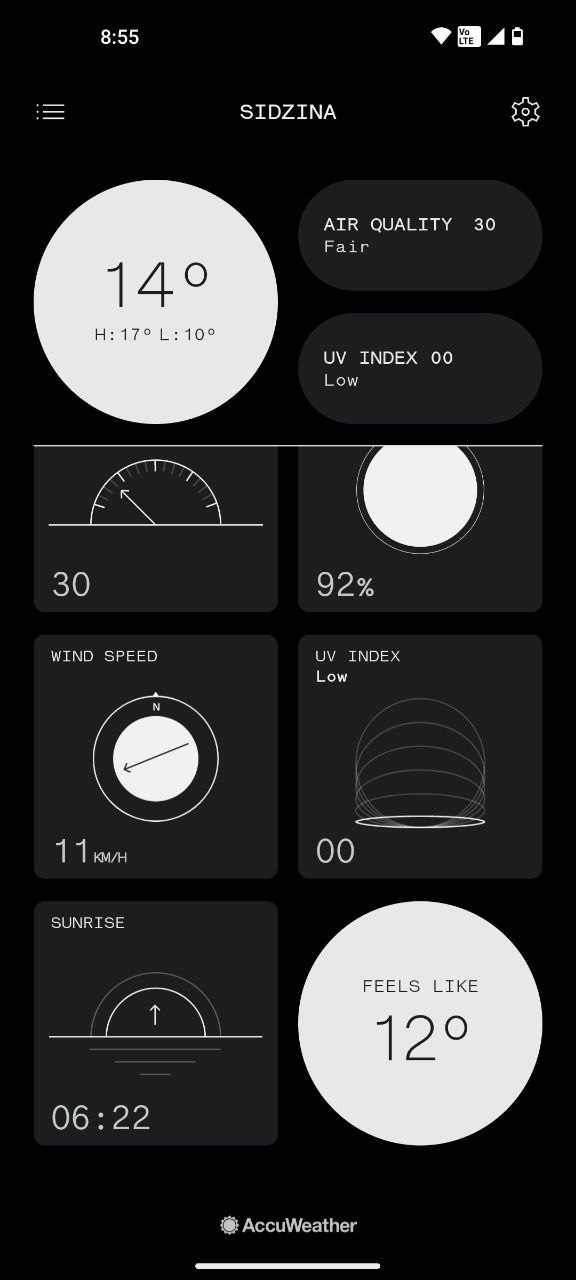
#> input picture resources/inspiration/surveillance/nothingos_ui2.jpg, 576 x 1280 px, given in place of trump.jpg, which was not available
$ python ig-filters.py
#> lines starting #> are read from the running program, lines starting #| are printed output that depends on the picture; after the words box and inside, x2 and y2 are one past the last pixel; in counts of white or black regions, pixels touching at a corner belong together; pictures that were not available may be replaced by others from this repository, and a replacement may not be noted
#> further down, image is the input picture: shape (1280, 576, 3); mean B, G, R 49.7, 49, 48.4
# Built-in imports
import sys
import argparse
import math

# Third-party imports
import numpy as np
# import cv2 as cv
import cv2
import matplotlib.pyplot as plt

# Darkest APi imports
winname = "OpenCV Window"
cv2.namedWindow(winname, cv2.WINDOW_NORMAL)

imagePath = "/home/ccpcpp/Dropbox/code/darkest/resources/images/trump.jpg"


import matplotlib
matplotlib.rcParams['figure.figsize'] = (10.0, 10.0)
matplotlib.rcParams['image.cmap'] = 'gray'


def get_outline(image, blur=5, edge=9):
#> called with blur = 5, edge = 9
  imageblur = cv2.medianBlur(image, blur)
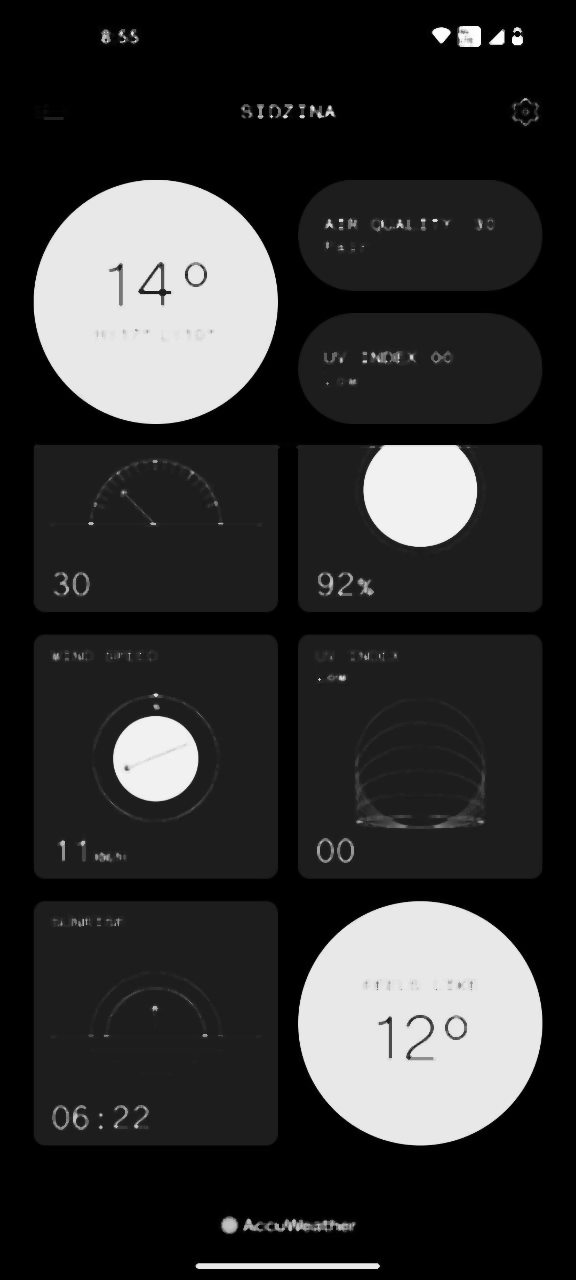
#> imageblur: shape (1280, 576); min 0, max 255, mean 47.6
  return cv2.adaptiveThreshold(imageblur, 255, cv2.ADAPTIVE_THRESH_MEAN_C, cv2.THRESH_BINARY, edge, blur)
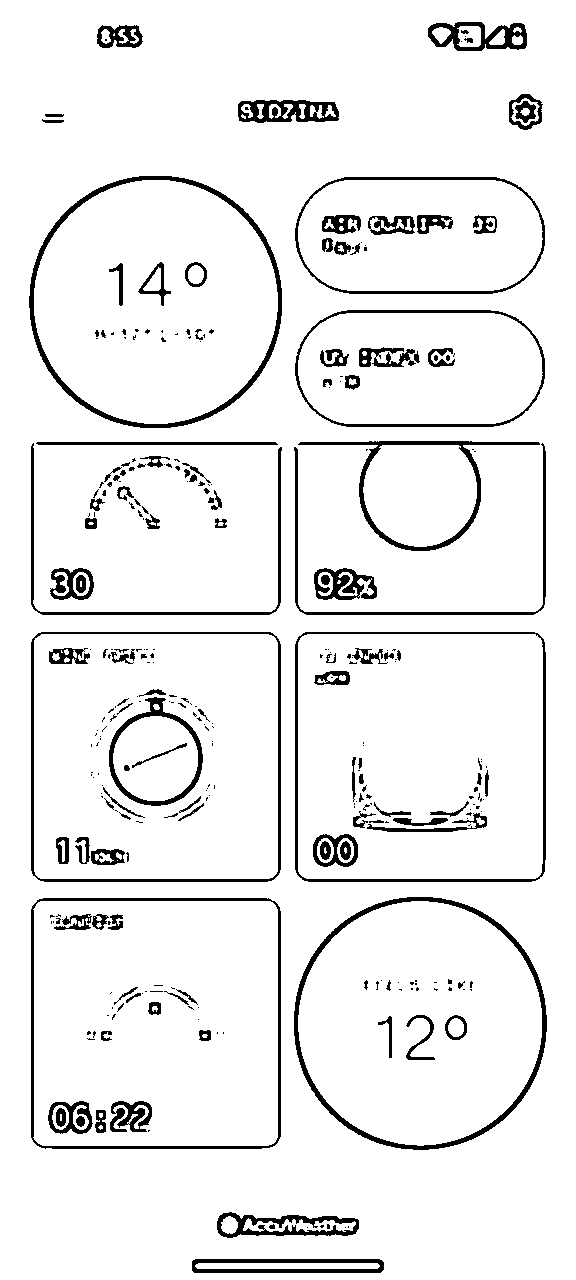
#> returned value: shape (1280, 576); 93.1% white; 320 black regions (188 under 20 px), largest, box (x1, y1, x2, y2) and area: (294, 897, 547, 1150) 3747, (29, 176, 282, 428) 3741, (31, 898, 281, 1149) 2829


def color_quantize(image, colors=8):
  """Colour quantization.
  """
#> called with colors = 8
  data = np.float32(image).reshape((-1, 3))
  print(data)
#> (printed output is left out)
  criteria = (cv2.TERM_CRITERIA_EPS + cv2.TERM_CRITERIA_MAX_ITER, 20, 0.001)
  ret, label, center = cv2.kmeans(data, colors, None, criteria, 10, cv2.KMEANS_RANDOM_CENTERS)
#> ret = 20008694.8; center = [[125.8, 124.9, 124], [46.34, 44.63, 43.57], [30.98, 29.07, 28.09], [19.17, 17.73, 16.88], [233.2, 233.8, 232.5], [78.13, 76.7, 75.68], [188.4, 187.5, 186.5], [0.192, 0.158, 0.131]]
  center = np.uint8(center)
#> center = [[125, 124, 123], [46, 44, 43], [30, 29, 28], [19, 17, 16], [233, 233, 232], [78, 76, 75], [188, 187, 186], [0, 0, 0]]
  result = center[label.flatten()]
  return result.reshape(image.shape)
#> returned value: shape (1280, 576, 3)


def cartoonify(image, arguments=0, blur=5, edge=9, alpha=0.5):
  ###
  ### YOUR CODE HERE
  ###
  # Outline
  imgrey = cv2.cvtColor(image, cv2.COLOR_BGR2GRAY)
  imoutline = get_outline(imgrey)
  # Colour quantization
  imgquantized = color_quantize(image)
  blurred = cv2.edgePreservingFilter(imgquantized, flags=1, sigma_s=60, sigma_r=0.4)
  cartoonImage = cv2.bitwise_and(blurred, blurred, mask=imoutline)
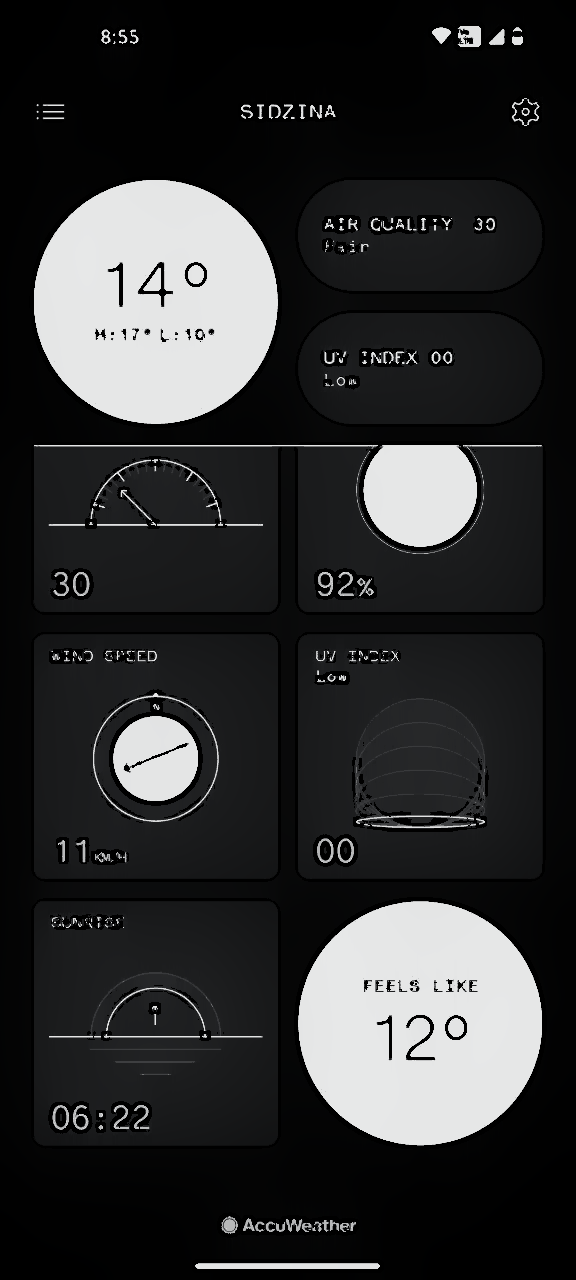
#> cartoonImage: shape (1280, 576, 3); mean B, G, R 47.9, 47.4, 46.8
  return cartoonImage


def pencilSketch(image, arguments=0, blur=5, edge=9, alpha=0.5):
  ###
  ### YOUR CODE HERE
  ###
  imgrey = cv2.cvtColor(image, cv2.COLOR_BGR2GRAY)
  imgreyquant = color_quantize(imgrey)
#> (printed output is left out)
  imageblur = cv2.medianBlur(imgreyquant, blur)
  imoutline, _ = cv2.pencilSketch(image, sigma_s=60, sigma_r=0.075, shade_factor=0.085)
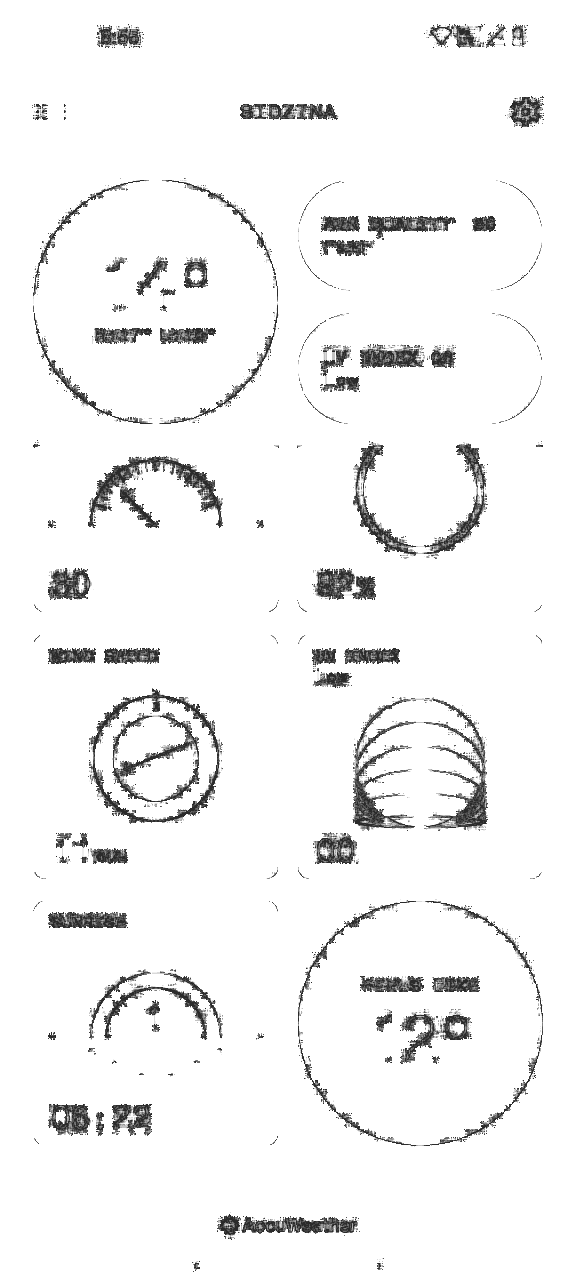
#> imoutline: shape (1280, 576); min 43, max 255, mean 243.1
  pencilSketchImage = cv2.addWeighted(imageblur, 1-alpha, imoutline, alpha, 0)
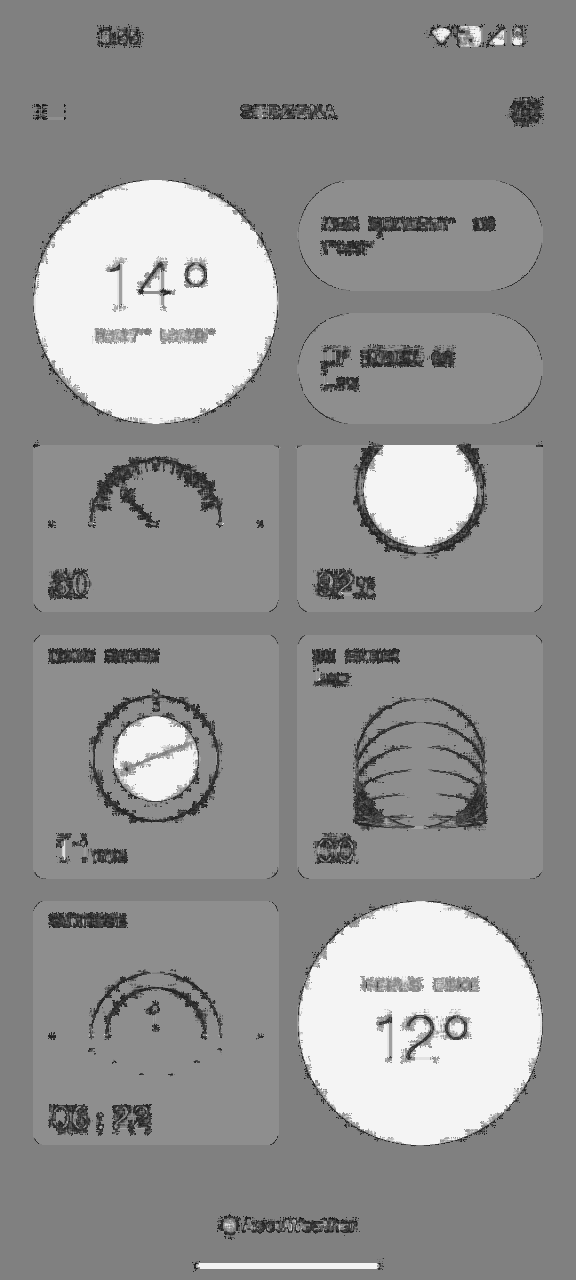
#> pencilSketchImage: shape (1280, 576); min 22, max 244, mean 145.5
  pencilSketchImage = cv2.cvtColor(pencilSketchImage, cv2.COLOR_GRAY2BGR)
#> pencilSketchImage: shape (1280, 576, 3)
#> `# cv2.destroyAllWindows()`:
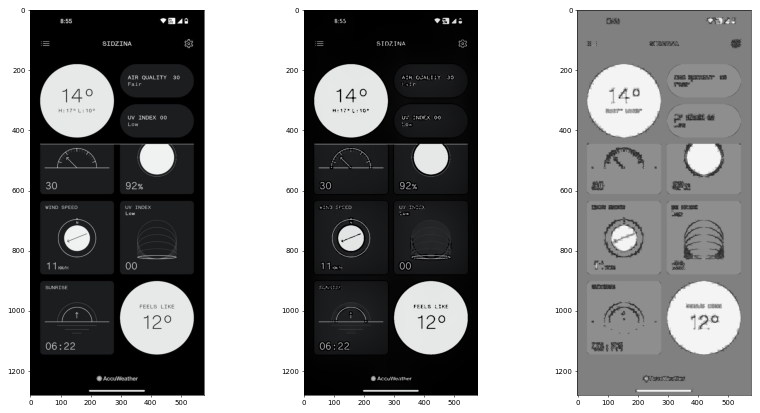
#> figure drawn by matplotlib, 3 panels
  return pencilSketchImage


def dmt(image, blur=5, edge=9, alpha=0.5, offset_r=5, offset_b=-5):
  imgrey = cv2.cvtColor(image, cv2.COLOR_BGR2GRAY)
  imgreyquant = color_quantize(imgrey)
  imageblur = cv2.medianBlur(imgreyquant, blur)
  imoutline = cv2.adaptiveThreshold(imageblur, 255, cv2.ADAPTIVE_THRESH_MEAN_C, cv2.THRESH_BINARY, edge, blur)

  # Split the image into color channels
  b, g, r = cv2.split(image)


  return imoutline*imageblur


if __name__ == "__main__":
  image = cv2.imread(imagePath)


  # cv2.imshow(winname, pencilSketch(image))
  # # cv2.imshow(winname, cartoonify(image))
  # # cv2.imshow(winname, dmt(image))
  cartoonImage = cartoonify(image)
  pencilSketchImage = pencilSketch(image)

  # cv2.waitKey(0)
  # cv2.destroyAllWindows()

  plt.figure(figsize=[20,10])
  plt.subplot(131);plt.imshow(image[:,:,::-1])
  plt.subplot(132);plt.imshow(cartoonImage[:,:,::-1])
  plt.subplot(133);plt.imshow(pencilSketchImage[:,:,::-1])

  # [21 lines of commented-out code are left out]
